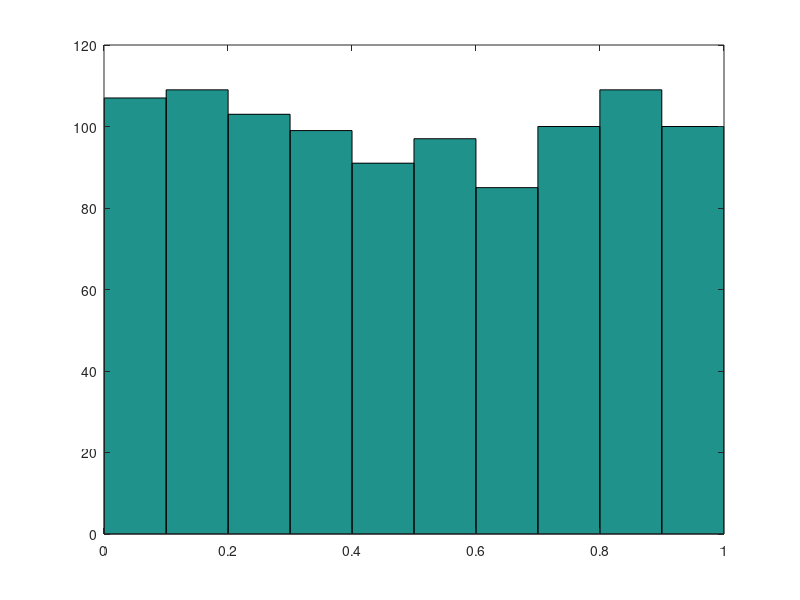
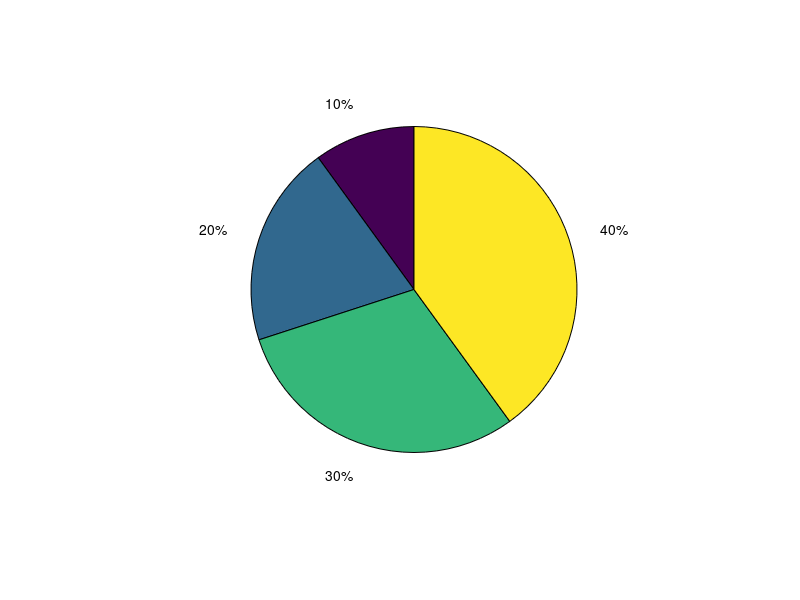
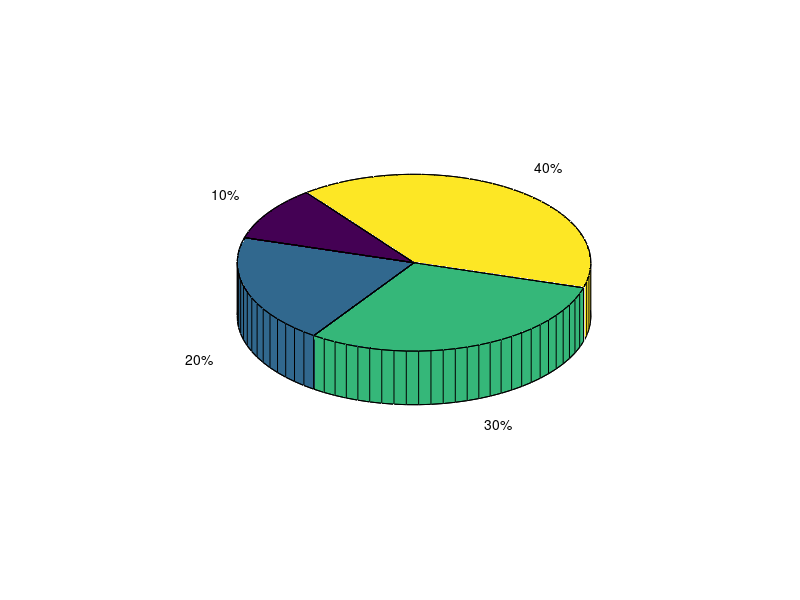

Reproduce these figures in MATLAB, in order.
clear variables;
clc;
close all;

x = rand(1, 1000);
figure;
hist(x);                         % Histogram of 1000 uniformly distributed random numbers
saveas(gcf, 'histogram.png');

X = [1 2 3 4];
figure;
pie(X);                          % 2D pie chart of values in vector X
saveas(gcf, 'pie_x.png');

figure;
pie3(X);                         % 3D pie chart of values in vector X
saveas(gcf, 'pie3_x.png');
